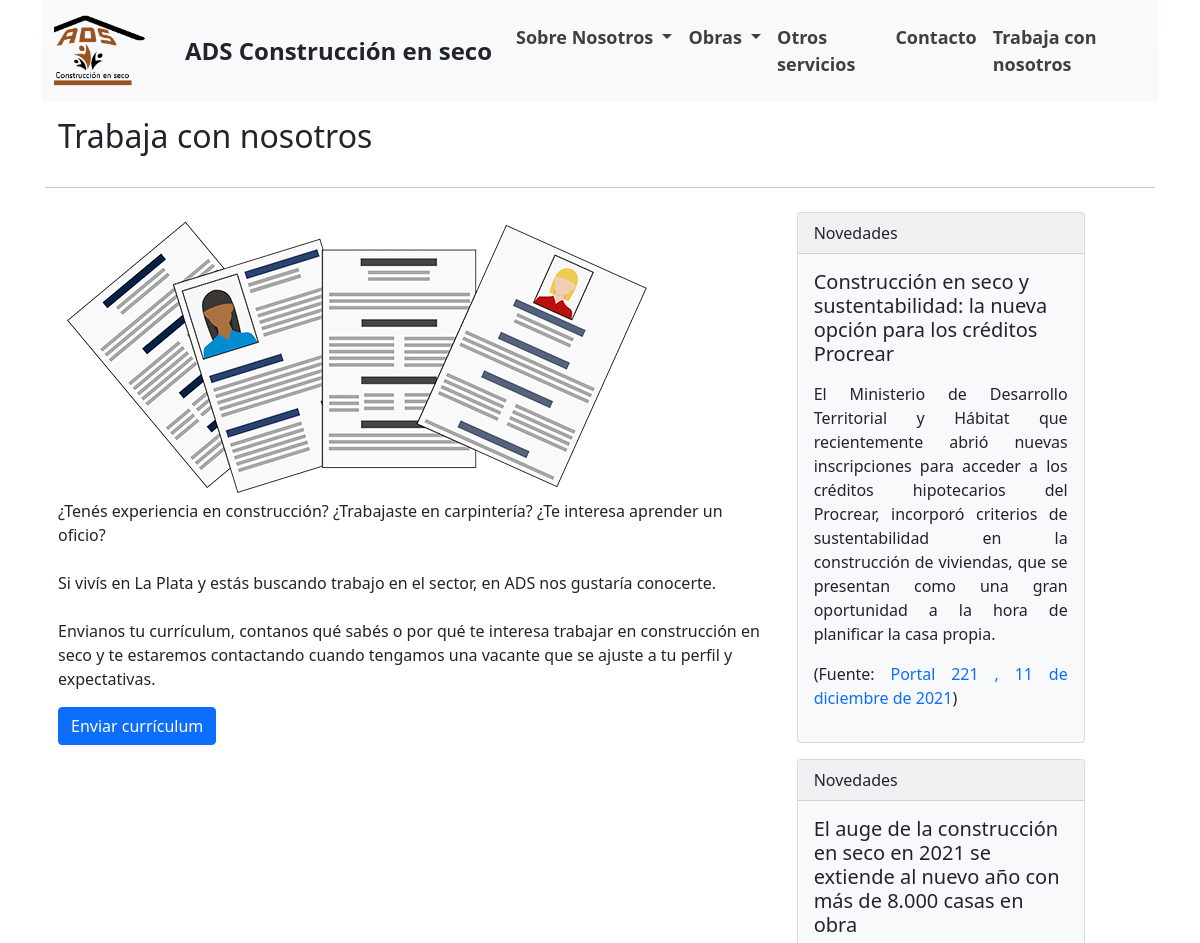
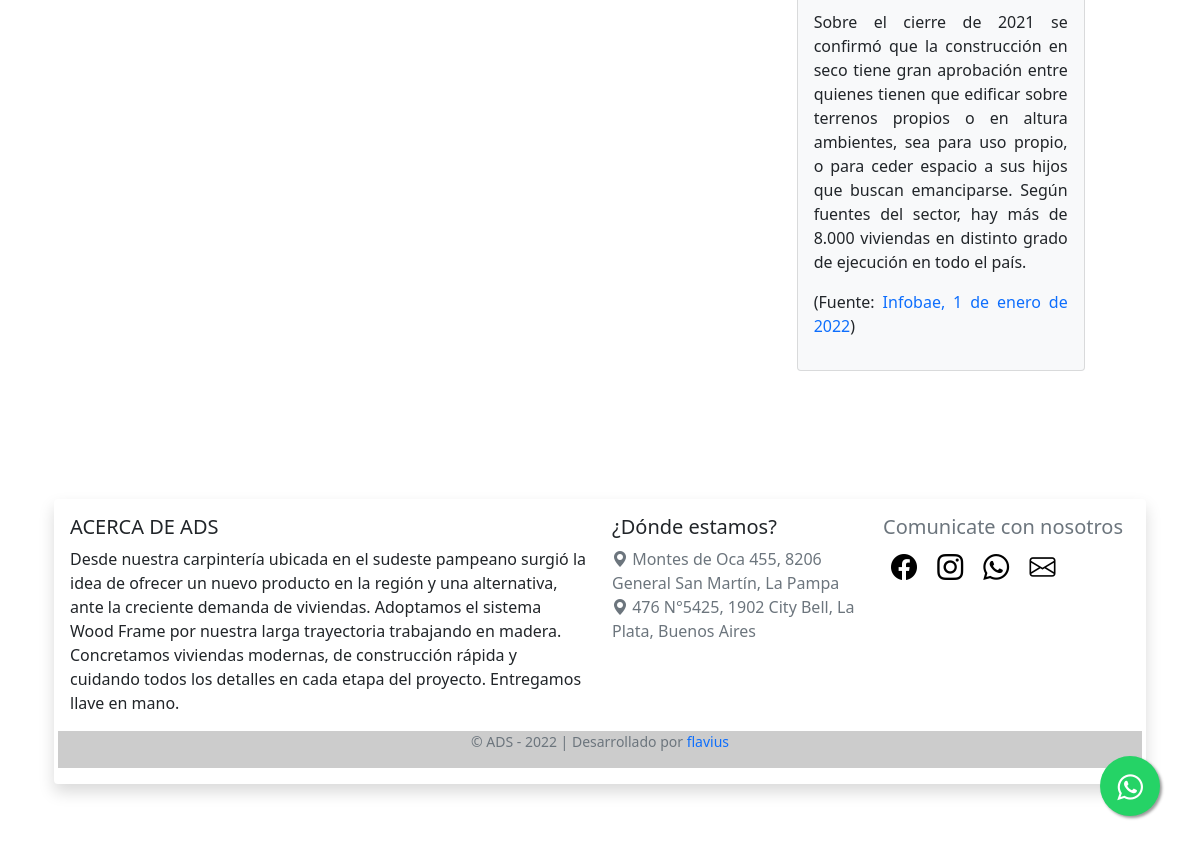
/trabaja-con-nosotros/, run on the app's committed database (2 pictures, top to bottom).
### pages/models.py (models this page shows, shortened)
class Page(models.Model):
    title = models.CharField(max_length=60, verbose_name="Título")
    content = RichTextUploadingField(verbose_name="Contenido", blank=True)
    image = models.ImageField(verbose_name='Imagen', upload_to='images', blank=True, default=None)
    slug = models.SlugField(unique=True, max_length=150, verbose_name="URL amigable")
    order = models.IntegerField(default=0, verbose_name="Orden de página")
    dropdown_one = models.BooleanField(default=False, verbose_name="Menú desplegable uno")
    dropdown_two = models.BooleanField(default=False, verbose_name="Menú desplegable dos")
    gallery = models.BooleanField(default=False, verbose_name="¿Galería?")
    visible = models.BooleanField(verbose_name="¿Visible?")
    created_at = models.DateTimeField(auto_now_add=True, verbose_name="Creado el")
    updated_at = models.DateTimeField(auto_now=True, verbose_name="Actualizado el")
    class Meta:
        verbose_name = "Página"
        verbose_name_plural = "Páginas"

class Asside(models.Model):
    header = models.CharField(max_length=150, verbose_name='Encabezado')
    title = models.CharField(max_length=150, verbose_name='Título')
    content = RichTextUploadingField(verbose_name='Contenido')
    created_at = models.DateTimeField(auto_now_add=True, verbose_name='Creado')
    updated_at = models.DateTimeField(auto_now=True, verbose_name='Actualizado')
    class Meta:
        verbose_name = "Margen"
        verbose_name_plural = "Márgenes"
        ordering = ['created_at']

### adsApp/views.py (the view)
# urls.py: path('trabaja-con-nosotros/', views.work, name="trabaja-con-nosotros"),
def work(request):
    return render(request, 'work-us.html')

### pages/context_processors.py (called while the page is built)
def get_pages(request):
    pages = Page.objects.filter(visible=True).order_by('order').values_list('id', 'title', 'slug', 'dropdown_one', 'dropdown_two', 'content', 'image')
    return {
        'pages': pages
    }

def get_assides(request):
    assides = Asside.objects.values_list('id', 'header', 'title', 'content')
    return {
        'assides': assides
    }

def get_galleries(request):
    galleries = Gallery.objects.values_list('id', 'title', 'description', 'image')
    return {
        'galleries': galleries
    }

def get_galleriesImg(request):
    galleriesImg = GalleryImages.objects.values_list('id', 'image')
    return {
        'galleriesImg': galleriesImg
    }

def get_videos(request):
    videos = Video.objects.values_list('caption', 'video')
    return {
        'videos': videos
    }

def get_articles(request):
    articles = Article.objects.values_list('id', 'title', 'content', 'image')
    return {
        'articles': articles
    }

### adsApp/templates/work-us.html (shortened to what this page needs)
{% extends 'layout.html' %}
{% block content %}
{% load static %}
<div class="container mb-5">
    <div class="card-body">
        <div class="row">
            <h2 class="card-title">Trabaja con nosotros</h2>
            <hr class="my-4">
            <div class="col-12 col-md-8">
                <img src="{% static 'images/trabaja-con-nosotros.png' %}" alt="trabaja-con-nosotros">
                <p class="card-text">¿Tenés experiencia en construcción? ¿Trabajaste en carpintería? ¿Te interesa aprender un oficio?<br>
                    <br>
                    Si vivís en La Plata y estás buscando trabajo en el sector, en ADS nos gustaría conocerte. <br>
                    <br>
                    Envianos tu currículum, contanos qué sabés o por qué te interesa trabajar en construcción en seco y te estaremos contactando cuando tengamos una vacante que se ajuste a tu perfil y expectativas.</p>
                    <a href="mailto:ads.construccionpampeana@gmail.com?Subject=Quiero%20trabajar%20en%20ADS" class="btn btn-primary">Enviar currículum</a>
            </div>
                <div class="col-12 col-md-4">
                    {% for asside in assides %}
                    <div class="card text-dark bg-light mb-3" style="max-width: 18rem;">
                        <div class="card-header">{{asside.1}} </div>
                        <div class="card-body">
                            <h5 class="card-title">{{asside.2}}</h5>
                                <p class="card-text">{{asside.3|safe}}</p>
                        </div>
                    </div>
                    {% endfor %}
                </div>
        </div>
    </div>
</div>
{% endblock %}

### adsApp/templates/layout.html (shortened to what this page needs)
{% load static %}
<!doctype html>
<html lang="es">
  <head>
    {% load static %}
    <link rel="stylesheet" type="text/css" href="{% static 'css/main.css' %}"/>
    <link rel="stylesheet" href="{% static 'css/whatsapp.css' %}"/>
    <link href="https://cdn.jsdelivr.net/npm/bootstrap@5.0.2/dist/css/bootstrap.min.css" rel="stylesheet">
    <link rel="stylesheet" href="https://cdn.jsdelivr.net/npm/bootstrap-icons@1.4.0/font/bootstrap-icons.css">
  </head>
  <body>
<div class="container">
  <nav class="navbar navbar-expand-lg navbar-light bg-light bg-gradient sticky-top" id="menu">
    <div class="container">
        <a class="navbar-brand" href="{% url 'index' %}">
          <span class="text-dark fs-4 fw-bold mr-auto d-block">
            <img src="{% static 'images/logo-ads-alta.png' %}" alt="logo-ads" width="115" height="75">
          </span>
        </a>
        <div class="collapse navbar-collapse" id="navbarNavDropdown">
          <a class="navbar-brand" href="{% url 'index' %}">
            <span class="text-dark fs-4 fw-bold mr-auto d-block">
            ADS Construcción en seco
            </span>
          </a>
          <ul class="navbar-nav ms-auto">
            <li class="nav-item dropdown">
              <a class="nav-link dropdown-toggle" href="#" id="navbarDropdownMenuLink" role="button"
                data-bs-toggle="dropdown" aria-expanded="false">
                Sobre Nosotros
              </a>
            </li>
            <li class="nav-item dropdown">
              <a class="nav-link dropdown-toggle" href="#" id="navbarDropdownMenuLink" role="button"
                data-bs-toggle="dropdown" aria-expanded="false">
                Obras
              </a>
            </li>
            {% for page in pages %}
            {% if page.0 == 5 %}
            <li class="nav-item">
              <a class="nav-link" href="{% url 'page' page.2 %}">{{page.1}}</a>
            </li>
            {% endif %}
            {% endfor %}
            <li class="nav-item">
              <a class="nav-link" href="{% url 'contacto' %}">Contacto</a>
            </li>
            <li class="nav-item">
              <a class="nav-link" href="{% url 'trabaja-con-nosotros' %}">Trabaja con nosotros</a>
            </li>
          </ul>
        </div>
    </div>
  </nav>
</div>
     <div id="content">
        {% block content %}{% endblock %}
    </div>
     <link rel="stylesheet" href="https://maxcdn.bootstrapcdn.com/font-awesome/4.5.0/css/font-awesome.min.css">
     <a href="https://api.whatsapp.com/send?phone=5492213146395&text=Hola!%20Quisiera%20m%C3%A1s%20informaci%C3%B3n%20sobre%20el%20modelo%20de%20construcci%C3%B3n%20de%20ADS" class="float" target="_blank">
      <i class="fa fa-whatsapp my-float"></i>
     </a>
  </body>
  <br>
  <footer>
    <div class="container p-4">
      <div class="shadow p-3 mb-5 bg-white rounded">
        <div class="row">
          <div class="col-lg-6 col-md-12 mb-4 mb-md-0">
            <h5 class="text-uppercase">ACERCA DE ADS</h5>
              <p>
                Desde nuestra carpintería ubicada en el sudeste pampeano surgió la idea de ofrecer un nuevo producto en la región y una alternativa, ante la creciente demanda de viviendas.
                Adoptamos el sistema Wood Frame por nuestra larga trayectoria trabajando en madera.
                Concretamos viviendas modernas, de construcción rápida y cuidando todos los detalles en cada etapa del proyecto.
                Entregamos llave en mano.
              </p>
          </div>
          <div class="col-lg-3 col-md-6 mb-4 mb-md-0">
            <h5>¿Dónde estamos?</h5>
            <ul class="list-unstyled text-small">
              <li><a class="link-secondary" href="https://goo.gl/maps/ApKJphtjHedc52SA6" target="_blank"><i
                    class="bi bi-geo-alt-fill"></i> Montes de Oca 455, 8206 General San Martín, La Pampa</a></li>
              <li><a class="link-secondary" href="https://goo.gl/maps/vDnGQJNJBKUphjqPA" target="_blank"><i
                    class="bi bi-geo-alt-fill"></i> 476 N°5425, 1902 City Bell, La Plata, Buenos Aires</a></li>
            </ul>
          </div>
          <div class="col-lg-3 col-md-6 mb-4 mb-md-0">
            <h6 class="text-muted lead">Comunicate con nosotros</h6>
            <div id="iconos">
              <a href="https://www.facebook.com/ADSconstruccionpampeana" target="_blank"><i
                  class="bi bi-facebook"></i></a>
              <a href="https://www.instagram.com/adsconstruccion/" target="_blank"><i class="bi bi-instagram"></i></a>
              <a href="https://api.whatsapp.com/send?phone=5492213146395&text=Hola!%20Quisiera%20m%C3%A1s%20informaci%C3%B3n%20sobre%20el%20modelo%20de%20construcci%C3%B3n%20de%20ADS"
                target="_blank"><i class="bi bi-whatsapp"></i></a>
              <a href="mailto:ads.construccionpampeana@gmail.com?Subject=Me%20interesa%20saber%20más%20para%20construir"><i
                  class="bi bi-envelope"></i></a>
            </div>
          </div>
        </div>
        <div class="row">
          <div class="col-md-12 text-center" style="background-color: rgba(0, 0, 0, 0.2);">
            <p class="text-muted small">&copy; ADS - {% now "Y" %} | Desarrollado por <a href="https://github.com/flavius87" target="_blank">flavius</a></p>
          </div>
        </div>
      </div>
    </div>
  </footer>

### adsApp/static/css/main.css (style rules this page uses)
body { font-family: 'Montserrat', sans-serif; }
a:link, a:visited, a:active { text-decoration:none !important; }
img, svg { margin-right: 10; }
#menu a, button { font-size: 18px !important; font-weight: 600; }
#menu a { color:#3f3f3f; }
#iconos i { font-size: 26px; padding: 0 8px; color:#000000; }
.bi-facebook { min-width: 840px; }

### adsApp/static/css/whatsapp.css (style rules this page uses)
.float { position:fixed; width:60px; height:60px; bottom:40px; right:40px; background-color:#25d366; color:#FFF; border-radius:50px; text-align:center; font-size:30px; box-shadow: 2px 2px 3px #999; z-index:100; }
.my-float { margin-top:16px; }

### data on the page
Page: title "Otros servicios"
Asside: header "Novedades", title "Construcción en seco y sustentabilidad: la nueva opción para los créditos Procrear", content "El Ministerio de Desarrollo Territorial y Hábitat que recientemente abrió nuevas inscripciones para acceder a los créditos hipotecarios del Procrear, incorporó criterios de sustentabilidad en la construcción de viviendas, que se presentan como una gran oportunidad a la hora de planificar la casa propia. (Fuente: Portal 221 , 11 de diciembre de 2021 )"
Asside: header "Novedades", title "El auge de la construcción en seco en 2021 se extiende al nuevo año con más de 8.000 casas en obra", content "Sobre el cierre de 2021 se confirmó que la construcción en seco tiene gran aprobación entre quienes tienen que edificar sobre terrenos propios o en altura ambientes, sea para uso propio, o para ceder espacio a sus hijos que buscan emanciparse. Según fuentes del sector, hay más de 8.000 viviendas en distinto grado de ejecución en todo el país. (Fuente: Infobae, 1 de enero de 2022 )"
